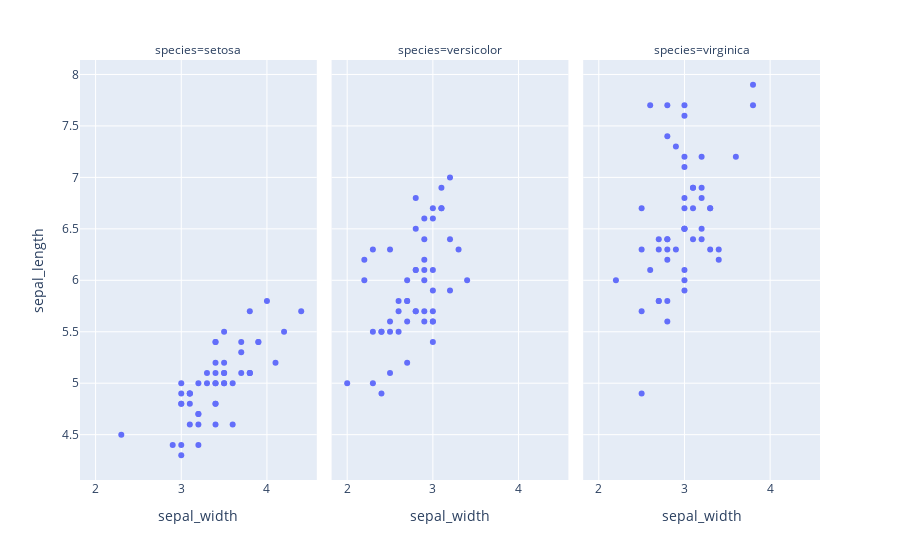

Notebook code for this chart:
### Code cell
import plotly.express as px
df = px.data.iris()

fig = px.scatter(df, x="sepal_width", y="sepal_length", facet_col="species")
# fig.update_yaxes(range=[9, 3])

fig.show()

### Figure 1 — Plotly figure (JSON) as saved in the notebook; plotly's stock layout.template omitted (floating-point values rounded to 4 significant figures)
{"data": [{"hovertemplate": "species=setosa<br>sepal_width=%{x}<br>sepal_length=%{y}<extra></extra>", "legendgroup": "", "marker": {"color": "#636efa", "symbol": "circle"}, "mode": "markers", "name": "", "orientation": "v", "showlegend": false, "type": "scatter", "x": [3.5, 3, 3.2, 3.1, 3.6, 3.9, 3.4, 3.4, 2.9, 3.1, 3.7, 3.4, 3, 3, 4, 4.4, 3.9, 3.5, 3.8, 3.8, 3.4, 3.7, 3.6, 3.3, 3.4, 3, 3.4, 3.5, 3.4, 3.2, 3.1, 3.4, 4.1, 4.2, 3.1, 3.2, 3.5, 3.1, 3, 3.4, 3.5, 2.3, 3.2, 3.5, 3.8, 3, 3.8, 3.2, 3.7, 3.3], "xaxis": "x", "y": [5.1, 4.9, 4.7, 4.6, 5, 5.4, 4.6, 5, 4.4, 4.9, 5.4, 4.8, 4.8, 4.3, 5.8, 5.7, 5.4, 5.1, 5.7, 5.1, 5.4, 5.1, 4.6, 5.1, 4.8, 5, 5, 5.2, 5.2, 4.7, 4.8, 5.4, 5.2, 5.5, 4.9, 5, 5.5, 4.9, 4.4, 5.1, 5, 4.5, 4.4, 5, 5.1, 4.8, 5.1, 4.6, 5.3, 5], "yaxis": "y"}, {"hovertemplate": "species=versicolor<br>sepal_width=%{x}<br>sepal_length=%{y}<extra></extra>", "legendgroup": "", "marker": {"color": "#636efa", "symbol": "circle"}, "mode": "markers", "name": "", "orientation": "v", "showlegend": false, "type": "scatter", "x": [3.2, 3.2, 3.1, 2.3, 2.8, 2.8, 3.3, 2.4, 2.9, 2.7, 2, 3, 2.2, 2.9, 2.9, 3.1, 3, 2.7, 2.2, 2.5, 3.2, 2.8, 2.5, 2.8, 2.9, 3, 2.8, 3, 2.9, 2.6, 2.4, 2.4, 2.7, 2.7, 3, 3.4, 3.1, 2.3, 3, 2.5, 2.6, 3, 2.6, 2.3, 2.7, 3, 2.9, 2.9, 2.5, 2.8], "xaxis": "x2", "y": [7, 6.4, 6.9, 5.5, 6.5, 5.7, 6.3, 4.9, 6.6, 5.2, 5, 5.9, 6, 6.1, 5.6, 6.7, 5.6, 5.8, 6.2, 5.6, 5.9, 6.1, 6.3, 6.1, 6.4, 6.6, 6.8, 6.7, 6, 5.7, 5.5, 5.5, 5.8, 6, 5.4, 6, 6.7, 6.3, 5.6, 5.5, 5.5, 6.1, 5.8, 5, 5.6, 5.7, 5.7, 6.2, 5.1, 5.7], "yaxis": "y2"}, {"hovertemplate": "species=virginica<br>sepal_width=%{x}<br>sepal_length=%{y}<extra></extra>", "legendgroup": "", "marker": {"color": "#636efa", "symbol": "circle"}, "mode": "markers", "name": "", "orientation": "v", "showlegend": false, "type": "scatter", "x": [3.3, 2.7, 3, 2.9, 3, 3, 2.5, 2.9, 2.5, 3.6, 3.2, 2.7, 3, 2.5, 2.8, 3.2, 3, 3.8, 2.6, 2.2, 3.2, 2.8, 2.8, 2.7, 3.3, 3.2, 2.8, 3, 2.8, 3, 2.8, 3.8, 2.8, 2.8, 2.6, 3, 3.4, 3.1, 3, 3.1, 3.1, 3.1, 2.7, 3.2, 3.3, 3, 2.5, 3, 3.4, 3], "xaxis": "x3", "y": [6.3, 5.8, 7.1, 6.3, 6.5, 7.6, 4.9, 7.3, 6.7, 7.2, 6.5, 6.4, 6.8, 5.7, 5.8, 6.4, 6.5, 7.7, 7.7, 6, 6.9, 5.6, 7.7, 6.3, 6.7, 7.2, 6.2, 6.1, 6.4, 7.2, 7.4, 7.9, 6.4, 6.3, 6.1, 7.7, 6.3, 6.4, 6, 6.9, 6.7, 6.9, 5.8, 6.8, 6.7, 6.7, 6.3, 6.5, 6.2, 5.9], "yaxis": "y3"}], "layout": {"annotations": [{"font": {}, "showarrow": false, "text": "species=setosa", "x": 0.16, "xanchor": "center", "xref": "paper", "y": 1, "yanchor": "bottom", "yref": "paper"}, {"font": {}, "showarrow": false, "text": "species=versicolor", "x": 0.5, "xanchor": "center", "xref": "paper", "y": 1, "yanchor": "bottom", "yref": "paper"}, {"font": {}, "showarrow": false, "text": "species=virginica", "x": 0.84, "xanchor": "center", "xref": "paper", "y": 1, "yanchor": "bottom", "yref": "paper"}], "legend": {"tracegroupgap": 0}, "margin": {"t": 60}, "xaxis": {"anchor": "y", "domain": [0, 0.32], "title": {"text": "sepal_width"}}, "xaxis2": {"anchor": "y2", "domain": [0.34, 0.66], "matches": "x", "title": {"text": "sepal_width"}}, "xaxis3": {"anchor": "y3", "domain": [0.68, 1.0], "matches": "x", "title": {"text": "sepal_width"}}, "yaxis": {"anchor": "x", "domain": [0, 1], "title": {"text": "sepal_length"}}, "yaxis2": {"anchor": "x2", "domain": [0, 1], "matches": "y", "showticklabels": false}, "yaxis3": {"anchor": "x3", "domain": [0, 1], "matches": "y", "showticklabels": false}}}
